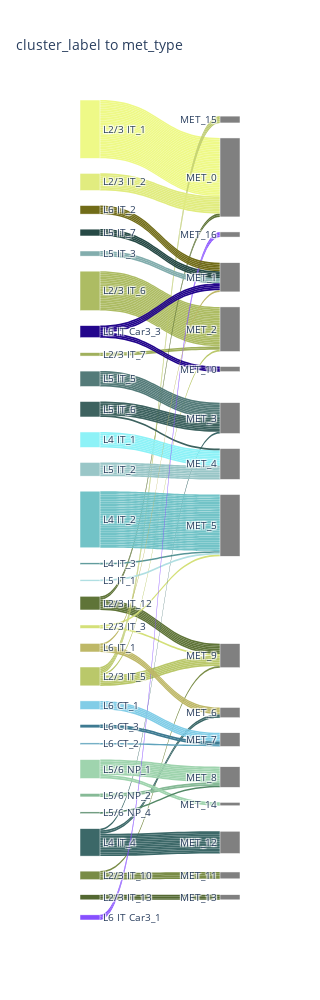

The notebook cell this image was saved under:
### Code cell
# Create nodes
# nodes = source_nodes + target_nodes
nodes = source_nodes_sorted + target_nodes

# Calculate x and y positions for nodes
x_positions = [0] * len(source_nodes_sorted) + [1] * len(target_nodes)  # x = 0 for source, x = 1 for target
y_positions = list(range(len(source_nodes_sorted))) + list(range(len(target_nodes)))  # Sequential y positions

# Normalize y positions to fit in [0, 1] (required by Plotly)
y_positions = [y / max(y_positions) for y in y_positions]

# Create links
links = []
for i in range(len(data)):
    source_idx = nodes.index(data[source_col].iloc[i])
    target_idx = nodes.index(data[target_col].iloc[i])
    links.append({source_col: source_idx, target_col: target_idx, 'value': 1, 'source_color': node_colors[data[source_col].iloc[i]]})

# Define Sankey plot
fig = go.Figure(data=[go.Sankey(
    node=dict(
        pad=15,
        thickness=20,
        line=dict(color="white", width=0.5),
        label=nodes,
        # color=[node_colors[node] for node in nodes]  # Assigning colors based on the node_colors dictionary
        color = [node_colors.get(node, '#808080') for node in nodes],
        x=x_positions,  # Explicit x positions
        y=y_positions  # Explicit y positions


    ),
    link=dict(
        source=[link[source_col] for link in links],
        target=[link[target_col] for link in links],
        value=[link['value'] for link in links],
        color=[link['source_color'] for link in links]  #NOTE uncomment to plot links as source node color

    ),
    arrangement="snap"
)])


# Update layout
fig.update_layout(title_text="{} to {}".format(source_col, target_col), font_size=10,width=300, height=1000)

# Save figure 
fig.write_html(os.path.join(met_dir, "{} to {}.html".format(source_col, target_col)))
fig.write_image(os.path.join(met_dir, "{} to {}.pdf".format(source_col, target_col)), format="pdf")

# Show plot
fig.show()

### Figure 1 — Plotly figure (JSON) as saved in the notebook; plotly's stock layout.template omitted (floating-point values rounded to 4 significant figures; data arrays with more than 128 entries replaced by an {"elided": "..."} marker saying what was removed)
{"data": [{"arrangement": "snap", "link": {"color": {"elided": "233 str values"}, "source": {"elided": "233 int values"}, "target": {"elided": "233 int values"}, "value": {"elided": "233 int values"}}, "node": {"color": ["#adbc63", "#eef987", "#a0b05c", "#93a454", "#5f7438", "#798c46", "#536831", "#bac86a", "#d4e078", "#e1ec7f", "#579697", "#3c6868", "#72c3c7", "#8df2f7", "#3d625f", "#547b79", "#99c6c7", "#b0dfe2", "#264945", "#82adad", "#86ba96", "#225637", "#9fd4ae", "#6da17e", "#538866", "#67a8b2", "#0d5b78", "#013955", "#874fff", "#23068c", "#631aff", "#716c18", "#beb867", "#3d7a91", "#5fa3bc", "#1b5166", "#81cde7", "#39245b", "#8e77a3", "#553f73", "#c7afd4", "#715b8b", "#aa93bb", "#808080", "#808080", "#808080", "#808080", "#808080", "#808080", "#808080", "#808080", "#808080", "#808080", "#808080", "#808080", "#808080", "#808080", "#808080", "#808080", "#808080"], "label": ["L2/3 IT_6", "L2/3 IT_1", "L2/3 IT_7", "L2/3 IT_8", "L2/3 IT_12", "L2/3 IT_10", "L2/3 IT_13", "L2/3 IT_5", "L2/3 IT_3", "L2/3 IT_2", "L4 IT_3", "L4 IT_4", "L4 IT_2", "L4 IT_1", "L5 IT_6", "L5 IT_5", "L5 IT_2", "L5 IT_1", "L5 IT_7", "L5 IT_3", "L5/6 NP_2", "L5/6 NP_6", "L5/6 NP_1", "L5/6 NP_3", "L5/6 NP_4", "L5 ET_1", "L5 ET_2", "L5 ET_ME", "L6 IT Car3_1", "L6 IT Car3_3", "L6 IT Car3_2", "L6 IT_2", "L6 IT_1", "L6 CT_3", "L6 CT_2", "L6 CT_4", "L6 CT_1", "L6b_6", "L6b_3", "L6b_5", "L6b_1", "L6b_4", "L6b_2", "MET_0", "MET_1", "MET_2", "MET_3", "MET_4", "MET_5", "MET_6", "MET_7", "MET_8", "MET_9", "MET_10", "MET_11", "MET_12", "MET_13", "MET_14", "MET_15", "MET_16"], "line": {"color": "white", "width": 0.5}, "pad": 15, "thickness": 20, "x": [0, 0, 0, 0, 0, 0, 0, 0, 0, 0, 0, 0, 0, 0, 0, 0, 0, 0, 0, 0, 0, 0, 0, 0, 0, 0, 0, 0, 0, 0, 0, 0, 0, 0, 0, 0, 0, 0, 0, 0, 0, 0, 0, 1, 1, 1, 1, 1, 1, 1, 1, 1, 1, 1, 1, 1, 1, 1, 1, 1], "y": [0, 0.02381, 0.04762, 0.07143, 0.09524, 0.119, 0.1429, 0.1667, 0.1905, 0.2143, 0.2381, 0.2619, 0.2857, 0.3095, 0.3333, 0.3571, 0.381, 0.4048, 0.4286, 0.4524, 0.4762, 0.5, 0.5238, 0.5476, 0.5714, 0.5952, 0.619, 0.6429, 0.6667, 0.6905, 0.7143, 0.7381, 0.7619, 0.7857, 0.8095, 0.8333, 0.8571, 0.881, 0.9048, 0.9286, 0.9524, 0.9762, 1, 0, 0.02381, 0.04762, 0.07143, 0.09524, 0.119, 0.1429, 0.1667, 0.1905, 0.2143, 0.2381, 0.2619, 0.2857, 0.3095, 0.3333, 0.3571, 0.381]}, "type": "sankey"}], "layout": {"font": {"size": 10}, "height": 1000, "title": {"text": "cluster_label to met_type"}, "width": 300}}
